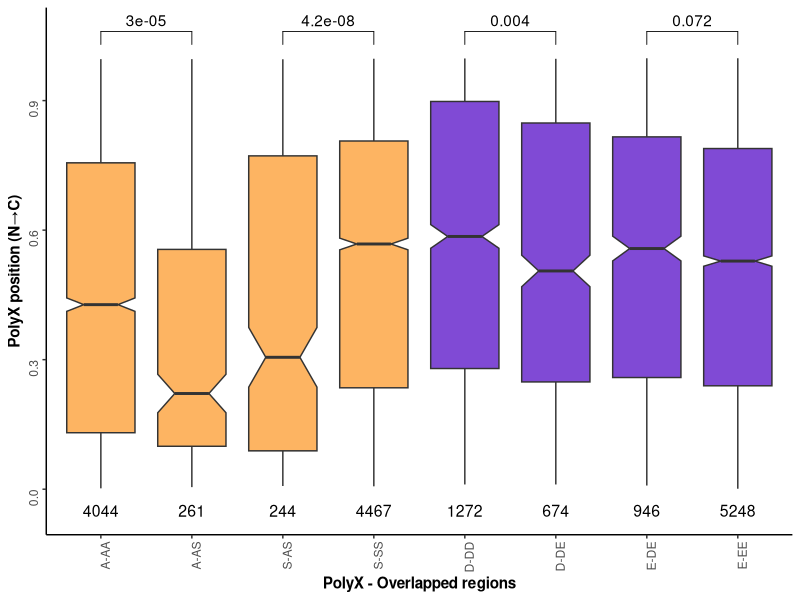
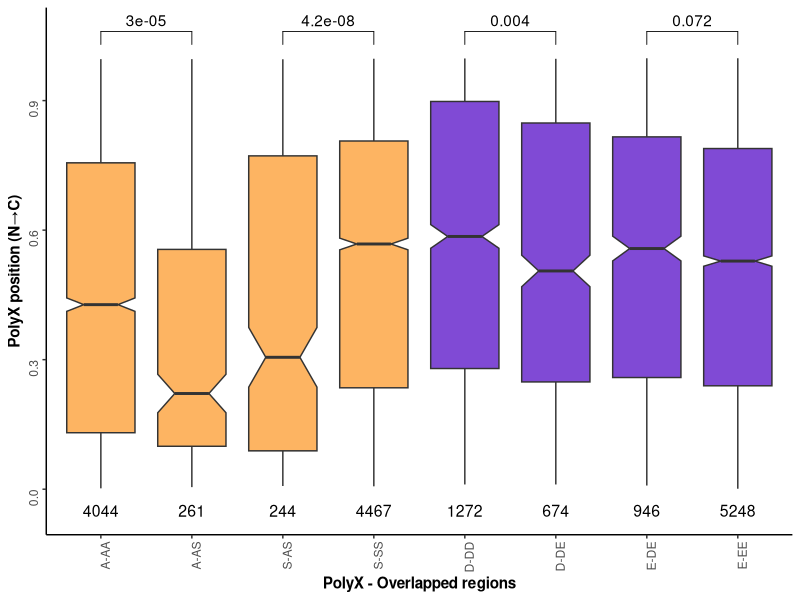

R code for these plots, in order:
library(ggplot2); library(ggpubr)

dat <- read.table('relative2.tsv', sep='\t', header=TRUE)

# 1) fix x-order
dat$polyx <- factor(dat$polyx, levels = c("A-AA","A-AS","S-AS","S-SS","D-DD","D-DE","E-DE","E-EE"))

# 2) assign groups for fill
dat$grp <- ifelse(dat$polyx %in% c("A-AA","A-AS","S-AS","S-SS"), "1", "2")

# 3) set colors
cols <- c("1" = "#fdb462", "2" = "#804AD5")

# 4) list of pairwise tests
cmp <- list(
  c("A-AA","A-AS"),
  c("S-AS","S-SS"),
  c("D-DD","D-DE"),
  c("E-DE","E-EE")
)

# helper to print n-values
give.n <- function(x) { return( data.frame(y = -0.05, label = length(x)) ) }

# 5) build plot
a <- ggplot(dat, aes(x = polyx, y = relative, fill = grp)) +
  geom_boxplot(notch=TRUE) +
  stat_summary(
    fun.data = give.n, geom = "text",
    position = position_dodge(1), size = 4
  ) +
  stat_compare_means(
    comparisons = cmp,
    method      = "wilcox.test",
    label       = "p.format",
    label.y     = 1.01
  ) +
  scale_fill_manual(values = cols) +
  labs(
    x = "PolyX - Overlapped regions",
    y = "PolyX position (N→C)"
  ) +
  theme_classic() +
  theme(
    axis.title      = element_text(face = "bold"),
    axis.text.x     = element_text(angle = 90, hjust = 1),
    axis.text.y     = element_text(angle = 90, hjust = 1),
    legend.position = "none"
  )
a

pdf('Fig4a.pdf', width=7, height=5)
a
dev.off()
